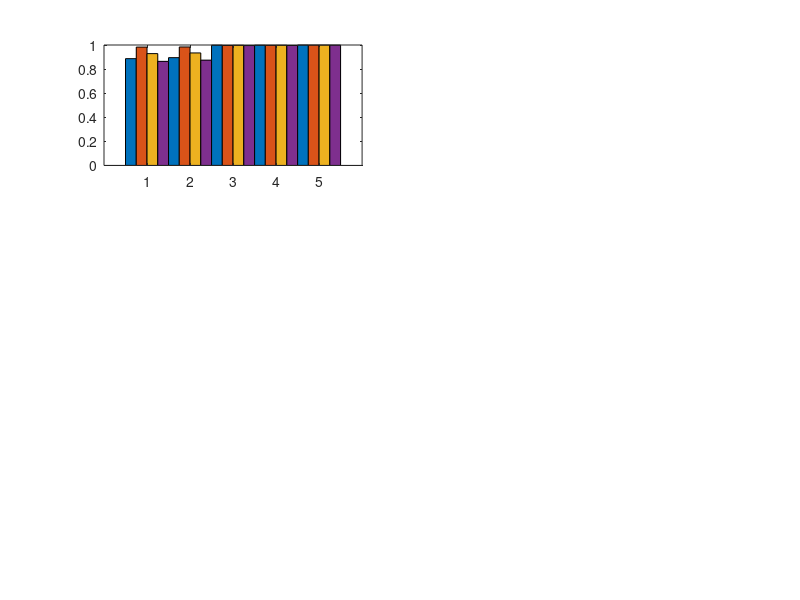

Write the MATLAB code that produced this figure. (Note: this script raises an error after producing the figure.)
%%% Matlab code to generate performance graphs for all scenarios

clear;close all;clc
Y=zeros(5,4);
algorithms={'W-LR'; 'LR+SMOTE'; 'W-DT'; 'SVM+OSS'; 'XGB'};

%************
%scenario 01
%************
%a)W-LR
N=1;TN=56836;FP=1049;FN=60;TP=3606;
%Macro-Precision
Y(N,1)=1/2*((TN/(TN+FN))+(TP/(TP+FP)));
%Macro-Recall
Y(N,2)=1/2*((TN/(TN+FP))+(TP/(TP+FN)));
%Macro-F1
Y(N,3)=1/2*((2*TN/(2*TN+FN+FP))+(2*TP/(2*TP+FP+FN)));
%MCC
Y(N,4)=(TP*TN-FP*FN)/(sqrt((TP+FP)*(TP+FN)*(TN+FP)*(TN+FN)));

%b)LR+SMOTE
N=2;TN=56933;FP=952;FN=59;TP=3607;
%Macro-Precision
Y(N,1)=1/2*((TN/(TN+FN))+(TP/(TP+FP)));
%Macro-Recall
Y(N,2)=1/2*((TN/(TN+FP))+(TP/(TP+FN)));
%Macro-F1
Y(N,3)=1/2*((2*TN/(2*TN+FN+FP))+(2*TP/(2*TP+FP+FN)));
%MCC
Y(N,4)=(TP*TN-FP*FN)/(sqrt((TP+FP)*(TP+FN)*(TN+FP)*(TN+FN)));

%c)W-DT
N=3;TN=57877;FP=8;FN=24;TP=3642;
%Macro-Precision
Y(N,1)=1/2*((TN/(TN+FN))+(TP/(TP+FP)));
%Macro-Recall
Y(N,2)=1/2*((TN/(TN+FP))+(TP/(TP+FN)));
%Macro-F1
Y(N,3)=1/2*((2*TN/(2*TN+FN+FP))+(2*TP/(2*TP+FP+FN)));
%MCC
Y(N,4)=(TP*TN-FP*FN)/(sqrt((TP+FP)*(TP+FN)*(TN+FP)*(TN+FN)));

%d)SVM+OSS
N=4;TN=57874;FP=11;FN=17;TP=3849;
%Macro-Precision
Y(N,1)=1/2*((TN/(TN+FN))+(TP/(TP+FP)));
%Macro-Recall
Y(N,2)=1/2*((TN/(TN+FP))+(TP/(TP+FN)));
%Macro-F1
Y(N,3)=1/2*((2*TN/(2*TN+FN+FP))+(2*TP/(2*TP+FP+FN)));
%MCC
Y(N,4)=(TP*TN-FP*FN)/(sqrt((TP+FP)*(TP+FN)*(TN+FP)*(TN+FN)));

%e)XGB
N=5;TN=57884;FP=1;FN=5;TP=3661;
%Macro-Precision
Y(N,1)=1/2*((TN/(TN+FN))+(TP/(TP+FP)));
%Macro-Recall
Y(N,2)=1/2*((TN/(TN+FP))+(TP/(TP+FN)));
%Macro-F1
Y(N,3)=1/2*((2*TN/(2*TN+FN+FP))+(2*TP/(2*TP+FP+FN)));
%MCC
Y(N,4)=(TP*TN-FP*FN)/(sqrt((TP+FP)*(TP+FN)*(TN+FP)*(TN+FN)));



% Create a vertical bar chart using the bar function
figure(1)
subplot(321)
bar(1:5, Y, 1)
ax = gca;
ax.FontSize = 12;
%background to white 
set(gcf,'color','w');
% Set the axis limits
axis([0 6 0 1.05])
set(gca, 'XTickLabels', algorithms)
% Add title and axis labels
title('Classifier performance for scenario 01')
xlabel('ML algorithm')
ylabel('Performance')
% Add a legend
legend('m-Precision', 'm-Recall', 'm-F1', 'MCC', 'FontSize', 12,'Location','southwest')


%************
%scenario 02
%************
%a)W-LR
N=1;TN=47514;FP=1398;FN=115;TP=4138;
%Macro-Precision
Y(N,1)=1/2*((TN/(TN+FN))+(TP/(TP+FP)));
%Macro-Recall
Y(N,2)=1/2*((TN/(TN+FP))+(TP/(TP+FN)));
%Macro-F1
Y(N,3)=1/2*((2*TN/(2*TN+FN+FP))+(2*TP/(2*TP+FP+FN)));
%MCC
Y(N,4)=(TP*TN-FP*FN)/(sqrt((TP+FP)*(TP+FN)*(TN+FP)*(TN+FN)));


%b)LR+SMOTE
N=2;TN=47561;FP=1351;FN=121;TP=4132;
%Macro-Precision
Y(N,1)=1/2*((TN/(TN+FN))+(TP/(TP+FP)));
%Macro-Recall
Y(N,2)=1/2*((TN/(TN+FP))+(TP/(TP+FN)));
%Macro-F1
Y(N,3)=1/2*((2*TN/(2*TN+FN+FP))+(2*TP/(2*TP+FP+FN)));
%MCC
Y(N,4)=(TP*TN-FP*FN)/(sqrt((TP+FP)*(TP+FN)*(TN+FP)*(TN+FN)));

%c)W-DT
N=3;TN=48907;FP=5;FN=23;TP=4230;
%Macro-Precision
Y(N,1)=1/2*((TN/(TN+FN))+(TP/(TP+FP)));
%Macro-Recall
Y(N,2)=1/2*((TN/(TN+FP))+(TP/(TP+FN)));
%Macro-F1
Y(N,3)=1/2*((2*TN/(2*TN+FN+FP))+(2*TP/(2*TP+FP+FN)));
%MCC
Y(N,4)=(TP*TN-FP*FN)/(sqrt((TP+FP)*(TP+FN)*(TN+FP)*(TN+FN)));

%d)SVM+OSS
N=4;TN=48798;FP=114;FN=22;TP=4231;
%Macro-Precision
Y(N,1)=1/2*((TN/(TN+FN))+(TP/(TP+FP)));
%Macro-Recall
Y(N,2)=1/2*((TN/(TN+FP))+(TP/(TP+FN)));
%Macro-F1
Y(N,3)=1/2*((2*TN/(2*TN+FN+FP))+(2*TP/(2*TP+FP+FN)));
%MCC
Y(N,4)=(TP*TN-FP*FN)/(sqrt((TP+FP)*(TP+FN)*(TN+FP)*(TN+FN)));

%e)XGB
N=5;TN=48911;FP=1;FN=13;TP=4240;
%Macro-Precision
Y(N,1)=1/2*((TN/(TN+FN))+(TP/(TP+FP)));
%Macro-Recall
Y(N,2)=1/2*((TN/(TN+FP))+(TP/(TP+FN)));
%Macro-F1
Y(N,3)=1/2*((2*TN/(2*TN+FN+FP))+(2*TP/(2*TP+FP+FN)));
%MCC
Y(N,4)=(TP*TN-FP*FN)/(sqrt((TP+FP)*(TP+FN)*(TN+FP)*(TN+FN)));



% Create a vertical bar chart using the bar function
subplot(322)
bar(1:5, Y, 1)
ax = gca;
ax.FontSize = 12;
% Set the axis limits
axis([0 6 0 1.05])
set(gca, 'XTickLabels', algorithms)
% Add title and axis labels
title('Classifier performance for scenario 02')
xlabel('ML algorithm')
ylabel('Performance')
% Add a legend
legend('m-Precision', 'm-Recall', 'm-F1', 'MCC', 'FontSize', 12,'Location','southwest')


%************
%scenario 03
%************
%a)W-LR
N=1;TN=83481;FP=537;FN=8;TP=530;
%Macro-Precision
Y(N,1)=1/2*((TN/(TN+FN))+(TP/(TP+FP)));
%Macro-Recall
Y(N,2)=1/2*((TN/(TN+FP))+(TP/(TP+FN)));
%Macro-F1
Y(N,3)=1/2*((2*TN/(2*TN+FN+FP))+(2*TP/(2*TP+FP+FN)));
%MCC
Y(N,4)=(TP*TN-FP*FN)/(sqrt((TP+FP)*(TP+FN)*(TN+FP)*(TN+FN)));


%b)LR+SMOTE
N=2;TN=83527;FP=491;FN=8;TP=530;
%Macro-Precision
Y(N,1)=1/2*((TN/(TN+FN))+(TP/(TP+FP)));
%Macro-Recall
Y(N,2)=1/2*((TN/(TN+FP))+(TP/(TP+FN)));
%Macro-F1
Y(N,3)=1/2*((2*TN/(2*TN+FN+FP))+(2*TP/(2*TP+FP+FN)));
%MCC
Y(N,4)=(TP*TN-FP*FN)/(sqrt((TP+FP)*(TP+FN)*(TN+FP)*(TN+FN)));

%c)W-DT
N=3;TN=84013;FP=5;FN=383;TP=155;
%Macro-Precision
Y(N,1)=1/2*((TN/(TN+FN))+(TP/(TP+FP)));
%Macro-Recall
Y(N,2)=1/2*((TN/(TN+FP))+(TP/(TP+FN)));
%Macro-F1
Y(N,3)=1/2*((2*TN/(2*TN+FN+FP))+(2*TP/(2*TP+FP+FN)));
%MCC
Y(N,4)=(TP*TN-FP*FN)/(sqrt((TP+FP)*(TP+FN)*(TN+FP)*(TN+FN)));

%d)SVM+OSS
N=4;TN=84001;FP=17;FN=2;TP=536;
%Macro-Precision
Y(N,1)=1/2*((TN/(TN+FN))+(TP/(TP+FP)));
%Macro-Recall
Y(N,2)=1/2*((TN/(TN+FP))+(TP/(TP+FN)));
%Macro-F1
Y(N,3)=1/2*((2*TN/(2*TN+FN+FP))+(2*TP/(2*TP+FP+FN)));
%MCC
Y(N,4)=(TP*TN-FP*FN)/(sqrt((TP+FP)*(TP+FN)*(TN+FP)*(TN+FN)));

%e)XGB
N=5;TN=84017;FP=1;FN=17;TP=521;
%Macro-Precision
Y(N,1)=1/2*((TN/(TN+FN))+(TP/(TP+FP)));
%Macro-Recall
Y(N,2)=1/2*((TN/(TN+FP))+(TP/(TP+FN)));
%Macro-F1
Y(N,3)=1/2*((2*TN/(2*TN+FN+FP))+(2*TP/(2*TP+FP+FN)));
%MCC
Y(N,4)=(TP*TN-FP*FN)/(sqrt((TP+FP)*(TP+FN)*(TN+FP)*(TN+FN)));



% Create a vertical bar chart using the bar function
subplot(323)
bar(1:5, Y, 1)
ax = gca;
ax.FontSize = 12;
% Set the axis limits
axis([0 6 0 1.05])
set(gca, 'XTickLabels', algorithms)
% Add title and axis labels
title('Classifier performance for scenario 03')
xlabel('ML algorithm')
ylabel('Performance')
% Add a legend
legend('m-Precision', 'm-Recall', 'm-F1', 'MCC', 'FontSize', 12,'Location','southwest')


%************
%scenario 04
%************
%a)W-LR
N=1;TN=60441;FP=269;FN=7;TP=40;
%Macro-Precision
Y(N,1)=1/2*((TN/(TN+FN))+(TP/(TP+FP)));
%Macro-Recall
Y(N,2)=1/2*((TN/(TN+FP))+(TP/(TP+FN)));
%Macro-F1
Y(N,3)=1/2*((2*TN/(2*TN+FN+FP))+(2*TP/(2*TP+FP+FN)));
%MCC
Y(N,4)=(TP*TN-FP*FN)/(sqrt((TP+FP)*(TP+FN)*(TN+FP)*(TN+FN)));


%b)LR+SMOTE
N=2;TN=60548;FP=162;FN=9;TP=38;
%Macro-Precision
Y(N,1)=1/2*((TN/(TN+FN))+(TP/(TP+FP)));
%Macro-Recall
Y(N,2)=1/2*((TN/(TN+FP))+(TP/(TP+FN)));
%Macro-F1
Y(N,3)=1/2*((2*TN/(2*TN+FN+FP))+(2*TP/(2*TP+FP+FN)));
%MCC
Y(N,4)=(TP*TN-FP*FN)/(sqrt((TP+FP)*(TP+FN)*(TN+FP)*(TN+FN)));

%c)W-DT
N=3;TN=60708;FP=2;FN=5;TP=42;
%Macro-Precision
Y(N,1)=1/2*((TN/(TN+FN))+(TP/(TP+FP)));
%Macro-Recall
Y(N,2)=1/2*((TN/(TN+FP))+(TP/(TP+FN)));
%Macro-F1
Y(N,3)=1/2*((2*TN/(2*TN+FN+FP))+(2*TP/(2*TP+FP+FN)));
%MCC
Y(N,4)=(TP*TN-FP*FN)/(sqrt((TP+FP)*(TP+FN)*(TN+FP)*(TN+FN)));

%d)SVM+OSS
N=4;TN=60704;FP=6;FN=7;TP=40;
%Macro-Precision
Y(N,1)=1/2*((TN/(TN+FN))+(TP/(TP+FP)));
%Macro-Recall
Y(N,2)=1/2*((TN/(TN+FP))+(TP/(TP+FN)));
%Macro-F1
Y(N,3)=1/2*((2*TN/(2*TN+FN+FP))+(2*TP/(2*TP+FP+FN)));
%MCC
Y(N,4)=(TP*TN-FP*FN)/(sqrt((TP+FP)*(TP+FN)*(TN+FP)*(TN+FN)));

%e)XGB
N=5;TN=60709;FP=1;FN=14;TP=33;
%Macro-Precision
Y(N,1)=1/2*((TN/(TN+FN))+(TP/(TP+FP)));
%Macro-Recall
Y(N,2)=1/2*((TN/(TN+FP))+(TP/(TP+FN)));
%Macro-F1
Y(N,3)=1/2*((2*TN/(2*TN+FN+FP))+(2*TP/(2*TP+FP+FN)));
%MCC
Y(N,4)=(TP*TN-FP*FN)/(sqrt((TP+FP)*(TP+FN)*(TN+FP)*(TN+FN)));



% Create a vertical bar chart using the bar function
subplot(324)
bar(1:5, Y, 1)
ax = gca;
ax.FontSize = 12;
% Set the axis limits
axis([0 6 0 1.05])
set(gca, 'XTickLabels', algorithms)
% Add title and axis labels
title('Classifier performance for scenario 04')
xlabel('ML algorithm')
ylabel('Performance')
% Add a legend
legend('m-Precision', 'm-Recall', 'm-F1', 'MCC', 'FontSize', 12,'Location','southwest')


%************
%scenario 05
%************
%a)W-LR
N=1;TN=46099;FP=344;FN=16;TP=151;
%Macro-Precision
Y(N,1)=1/2*((TN/(TN+FN))+(TP/(TP+FP)));
%Macro-Recall
Y(N,2)=1/2*((TN/(TN+FP))+(TP/(TP+FN)));
%Macro-F1
Y(N,3)=1/2*((2*TN/(2*TN+FN+FP))+(2*TP/(2*TP+FP+FN)));
%MCC
Y(N,4)=(TP*TN-FP*FN)/(sqrt((TP+FP)*(TP+FN)*(TN+FP)*(TN+FN)));


%b)LR+SMOTE
N=2;TN=46156;FP=287;FN=14;TP=153;
%Macro-Precision
Y(N,1)=1/2*((TN/(TN+FN))+(TP/(TP+FP)));
%Macro-Recall
Y(N,2)=1/2*((TN/(TN+FP))+(TP/(TP+FN)));
%Macro-F1
Y(N,3)=1/2*((2*TN/(2*TN+FN+FP))+(2*TP/(2*TP+FP+FN)));
%MCC
Y(N,4)=(TP*TN-FP*FN)/(sqrt((TP+FP)*(TP+FN)*(TN+FP)*(TN+FN)));

%c)W-DT
N=3;TN=46437;FP=6;FN=139;TP=28;
%Macro-Precision
Y(N,1)=1/2*((TN/(TN+FN))+(TP/(TP+FP)));
%Macro-Recall
Y(N,2)=1/2*((TN/(TN+FP))+(TP/(TP+FN)));
%Macro-F1
Y(N,3)=1/2*((2*TN/(2*TN+FN+FP))+(2*TP/(2*TP+FP+FN)));
%MCC
Y(N,4)=(TP*TN-FP*FN)/(sqrt((TP+FP)*(TP+FN)*(TN+FP)*(TN+FN)));

%d)SVM+OSS
N=4;TN=46431;FP=12;FN=20;TP=147;
%Macro-Precision
Y(N,1)=1/2*((TN/(TN+FN))+(TP/(TP+FP)));
%Macro-Recall
Y(N,2)=1/2*((TN/(TN+FP))+(TP/(TP+FN)));
%Macro-F1
Y(N,3)=1/2*((2*TN/(2*TN+FN+FP))+(2*TP/(2*TP+FP+FN)));
%MCC
Y(N,4)=(TP*TN-FP*FN)/(sqrt((TP+FP)*(TP+FN)*(TN+FP)*(TN+FN)));

%e)XGB
N=5;TN=46442;FP=1;FN=31;TP=136;
%Macro-Precision
Y(N,1)=1/2*((TN/(TN+FN))+(TP/(TP+FP)));
%Macro-Recall
Y(N,2)=1/2*((TN/(TN+FP))+(TP/(TP+FN)));
%Macro-F1
Y(N,3)=1/2*((2*TN/(2*TN+FN+FP))+(2*TP/(2*TP+FP+FN)));
%MCC
Y(N,4)=(TP*TN-FP*FN)/(sqrt((TP+FP)*(TP+FN)*(TN+FP)*(TN+FN)));



% Create a vertical bar chart using the bar function
subplot(325)
bar(1:5, Y, 1)
ax = gca;
ax.FontSize = 12;
% Set the axis limits
axis([0 6 0 1.05])
set(gca, 'XTickLabels', algorithms)
% Add title and axis labels
title('Classifier performance for scenario 05')
xlabel('ML algorithm')
ylabel('Performance')
% Add a legend
legend('m-Precision', 'm-Recall', 'm-F1', 'MCC', 'FontSize', 12,'Location','southwest')



%************
%scenario 06
%************
%a)W-LR
N=1;TN=76288;FP=280;FN=7;TP=903;
%Macro-Precision
Y(N,1)=1/2*((TN/(TN+FN))+(TP/(TP+FP)));
%Macro-Recall
Y(N,2)=1/2*((TN/(TN+FP))+(TP/(TP+FN)));
%Macro-F1
Y(N,3)=1/2*((2*TN/(2*TN+FN+FP))+(2*TP/(2*TP+FP+FN)));
%MCC
Y(N,4)=(TP*TN-FP*FN)/(sqrt((TP+FP)*(TP+FN)*(TN+FP)*(TN+FN)));


%b)LR+SMOTE
N=2;TN=76305;FP=279;FN=6;TP=904;
%Macro-Precision
Y(N,1)=1/2*((TN/(TN+FN))+(TP/(TP+FP)));
%Macro-Recall
Y(N,2)=1/2*((TN/(TN+FP))+(TP/(TP+FN)));
%Macro-F1
Y(N,3)=1/2*((2*TN/(2*TN+FN+FP))+(2*TP/(2*TP+FP+FN)));
%MCC
Y(N,4)=(TP*TN-FP*FN)/(sqrt((TP+FP)*(TP+FN)*(TN+FP)*(TN+FN)));

%c)W-DT
N=3;TN=76566;FP=2;FN=139;TP=771;
%Macro-Precision
Y(N,1)=1/2*((TN/(TN+FN))+(TP/(TP+FP)));
%Macro-Recall
Y(N,2)=1/2*((TN/(TN+FP))+(TP/(TP+FN)));
%Macro-F1
Y(N,3)=1/2*((2*TN/(2*TN+FN+FP))+(2*TP/(2*TP+FP+FN)));
%MCC
Y(N,4)=(TP*TN-FP*FN)/(sqrt((TP+FP)*(TP+FN)*(TN+FP)*(TN+FN)));

%d)SVM+OSS
N=4;TN=76548;FP=20;FN=3;TP=907;
%Macro-Precision
Y(N,1)=1/2*((TN/(TN+FN))+(TP/(TP+FP)));
%Macro-Recall
Y(N,2)=1/2*((TN/(TN+FP))+(TP/(TP+FN)));
%Macro-F1
Y(N,3)=1/2*((2*TN/(2*TN+FN+FP))+(2*TP/(2*TP+FP+FN)));
%MCC
Y(N,4)=(TP*TN-FP*FN)/(sqrt((TP+FP)*(TP+FN)*(TN+FP)*(TN+FN)));

%e)XGB
N=5;TN=76567;FP=1;FN=3;TP=907;
%Macro-Precision
Y(N,1)=1/2*((TN/(TN+FN))+(TP/(TP+FP)));
%Macro-Recall
Y(N,2)=1/2*((TN/(TN+FP))+(TP/(TP+FN)));
%Macro-F1
Y(N,3)=1/2*((2*TN/(2*TN+FN+FP))+(2*TP/(2*TP+FP+FN)));
%MCC
Y(N,4)=(TP*TN-FP*FN)/(sqrt((TP+FP)*(TP+FN)*(TN+FP)*(TN+FN)));



% Create a vertical bar chart using the bar function
subplot(326)
bar(1:5, Y, 1)
ax = gca;
ax.FontSize = 12;
% Set the axis limits
axis([0 6 0 1.05])
set(gca, 'XTickLabels', algorithms)
% Add title and axis labels
title('Classifier performance for scenario 06')
xlabel('ML algorithm')
ylabel('Performance')
% Add a legend
legend('m-Precision', 'm-Recall', 'm-F1', 'MCC', 'FontSize', 12,'Location','southwest')


%************
%scenario 07
%************
%a)W-LR
N=1;TN=63082;FP=1036;FN=107;TP=3001;
%Macro-Precision
Y(N,1)=1/2*((TN/(TN+FN))+(TP/(TP+FP)));
%Macro-Recall
Y(N,2)=1/2*((TN/(TN+FP))+(TP/(TP+FN)));
%Macro-F1
Y(N,3)=1/2*((2*TN/(2*TN+FN+FP))+(2*TP/(2*TP+FP+FN)));
%MCC
Y(N,4)=(TP*TN-FP*FN)/(sqrt((TP+FP)*(TP+FN)*(TN+FP)*(TN+FN)));


%b)LR+SMOTE
N=2;TN=63188;FP=930;FN=91;TP=3017;
%Macro-Precision
Y(N,1)=1/2*((TN/(TN+FN))+(TP/(TP+FP)));
%Macro-Recall
Y(N,2)=1/2*((TN/(TN+FP))+(TP/(TP+FN)));
%Macro-F1
Y(N,3)=1/2*((2*TN/(2*TN+FN+FP))+(2*TP/(2*TP+FP+FN)));
%MCC
Y(N,4)=(TP*TN-FP*FN)/(sqrt((TP+FP)*(TP+FN)*(TN+FP)*(TN+FN)));

%c)W-DT
N=3;TN=64023;FP=95;FN=65;TP=3043;
%Macro-Precision
Y(N,1)=1/2*((TN/(TN+FN))+(TP/(TP+FP)));
%Macro-Recall
Y(N,2)=1/2*((TN/(TN+FP))+(TP/(TP+FN)));
%Macro-F1
Y(N,3)=1/2*((2*TN/(2*TN+FN+FP))+(2*TP/(2*TP+FP+FN)));
%MCC
Y(N,4)=(TP*TN-FP*FN)/(sqrt((TP+FP)*(TP+FN)*(TN+FP)*(TN+FN)));

%d)SVM+OSS
N=4;TN=64091;FP=27;FN=22;TP=3086;
%Macro-Precision
Y(N,1)=1/2*((TN/(TN+FN))+(TP/(TP+FP)));
%Macro-Recall
Y(N,2)=1/2*((TN/(TN+FP))+(TP/(TP+FN)));
%Macro-F1
Y(N,3)=1/2*((2*TN/(2*TN+FN+FP))+(2*TP/(2*TP+FP+FN)));
%MCC
Y(N,4)=(TP*TN-FP*FN)/(sqrt((TP+FP)*(TP+FN)*(TN+FP)*(TN+FN)));

%e)XGB
N=5;TN=64117;FP=1;FN=18;TP=3090;
%Macro-Precision
Y(N,1)=1/2*((TN/(TN+FN))+(TP/(TP+FP)));
%Macro-Recall
Y(N,2)=1/2*((TN/(TN+FP))+(TP/(TP+FN)));
%Macro-F1
Y(N,3)=1/2*((2*TN/(2*TN+FN+FP))+(2*TP/(2*TP+FP+FN)));
%MCC
Y(N,4)=(TP*TN-FP*FN)/(sqrt((TP+FP)*(TP+FN)*(TN+FP)*(TN+FN)));



% Create a vertical bar chart using the bar function
figure(2)
subplot(321)
bar(1:5, Y, 1)
ax = gca;
ax.FontSize = 12;
%background to white 
set(gcf,'color','w');
% Set the axis limits
axis([0 6 0 1.05])
set(gca, 'XTickLabels', algorithms)
% Add title and axis labels
title('Classifier performance for scenario 07')
xlabel('ML algorithm')
ylabel('Performance')
% Add a legend
legend('m-Precision', 'm-Recall', 'm-F1', 'MCC', 'FontSize', 12,'Location','southwest')


%************
%scenario 08
%************
%a)W-LR
N=1;TN=67485;FP=376;FN=17;TP=674;
%Macro-Precision
Y(N,1)=1/2*((TN/(TN+FN))+(TP/(TP+FP)));
%Macro-Recall
Y(N,2)=1/2*((TN/(TN+FP))+(TP/(TP+FN)));
%Macro-F1
Y(N,3)=1/2*((2*TN/(2*TN+FN+FP))+(2*TP/(2*TP+FP+FN)));
%MCC
Y(N,4)=(TP*TN-FP*FN)/(sqrt((TP+FP)*(TP+FN)*(TN+FP)*(TN+FN)));


%b)LR+SMOTE
N=2;TN=67562;FP=299;FN=14;TP=677;
%Macro-Precision
Y(N,1)=1/2*((TN/(TN+FN))+(TP/(TP+FP)));
%Macro-Recall
Y(N,2)=1/2*((TN/(TN+FP))+(TP/(TP+FN)));
%Macro-F1
Y(N,3)=1/2*((2*TN/(2*TN+FN+FP))+(2*TP/(2*TP+FP+FN)));
%MCC
Y(N,4)=(TP*TN-FP*FN)/(sqrt((TP+FP)*(TP+FN)*(TN+FP)*(TN+FN)));

%c)W-DT
N=3;TN=67858;FP=3;FN=319;TP=372;
%Macro-Precision
Y(N,1)=1/2*((TN/(TN+FN))+(TP/(TP+FP)));
%Macro-Recall
Y(N,2)=1/2*((TN/(TN+FP))+(TP/(TP+FN)));
%Macro-F1
Y(N,3)=1/2*((2*TN/(2*TN+FN+FP))+(2*TP/(2*TP+FP+FN)));
%MCC
Y(N,4)=(TP*TN-FP*FN)/(sqrt((TP+FP)*(TP+FN)*(TN+FP)*(TN+FN)));

%d)SVM+OSS
N=4;TN=67857;FP=4;FN=14;TP=677;
%Macro-Precision
Y(N,1)=1/2*((TN/(TN+FN))+(TP/(TP+FP)));
%Macro-Recall
Y(N,2)=1/2*((TN/(TN+FP))+(TP/(TP+FN)));
%Macro-F1
Y(N,3)=1/2*((2*TN/(2*TN+FN+FP))+(2*TP/(2*TP+FP+FN)));
%MCC
Y(N,4)=(TP*TN-FP*FN)/(sqrt((TP+FP)*(TP+FN)*(TN+FP)*(TN+FN)));

%e)XGB
N=5;TN=67861;FP=0;FN=30;TP=661;
%Macro-Precision
Y(N,1)=1/2*((TN/(TN+FN))+(TP/(TP+FP)));
%Macro-Recall
Y(N,2)=1/2*((TN/(TN+FP))+(TP/(TP+FN)));
%Macro-F1
Y(N,3)=1/2*((2*TN/(2*TN+FN+FP))+(2*TP/(2*TP+FP+FN)));
%MCC
Y(N,4)=(TP*TN-FP*FN)/(sqrt((TP+FP)*(TP+FN)*(TN+FP)*(TN+FN)));



% Create a vertical bar chart using the bar function
subplot(322)
bar(1:5, Y, 1)
ax = gca;
ax.FontSize = 12;
% Set the axis limits
axis([0 6 0 1.05])
set(gca, 'XTickLabels', algorithms)
% Add title and axis labels
title('Classifier performance for scenario 08')
xlabel('ML algorithm')
ylabel('Performance')
% Add a legend
legend('m-Precision', 'm-Recall', 'm-F1', 'MCC', 'FontSize', 12,'Location','southwest')


%************
%scenario 09
%************
%a)W-LR
N=1;TN=68967;FP=1530;FN=191;TP=487;
%Macro-Precision
Y(N,1)=1/2*((TN/(TN+FN))+(TP/(TP+FP)));
%Macro-Recall
Y(N,2)=1/2*((TN/(TN+FP))+(TP/(TP+FN)));
%Macro-F1
Y(N,3)=1/2*((2*TN/(2*TN+FN+FP))+(2*TP/(2*TP+FP+FN)));
%MCC
Y(N,4)=(TP*TN-FP*FN)/(sqrt((TP+FP)*(TP+FN)*(TN+FP)*(TN+FN)));


%b)LR+SMOTE
N=2;TN=69427;FP=1070;FN=116;TP=562;
%Macro-Precision
Y(N,1)=1/2*((TN/(TN+FN))+(TP/(TP+FP)));
%Macro-Recall
Y(N,2)=1/2*((TN/(TN+FP))+(TP/(TP+FN)));
%Macro-F1
Y(N,3)=1/2*((2*TN/(2*TN+FN+FP))+(2*TP/(2*TP+FP+FN)));
%MCC
Y(N,4)=(TP*TN-FP*FN)/(sqrt((TP+FP)*(TP+FN)*(TN+FP)*(TN+FN)));

%c)W-DT
N=3;TN=70490;FP=7;FN=324;TP=354;
%Macro-Precision
Y(N,1)=1/2*((TN/(TN+FN))+(TP/(TP+FP)));
%Macro-Recall
Y(N,2)=1/2*((TN/(TN+FP))+(TP/(TP+FN)));
%Macro-F1
Y(N,3)=1/2*((2*TN/(2*TN+FN+FP))+(2*TP/(2*TP+FP+FN)));
%MCC
Y(N,4)=(TP*TN-FP*FN)/(sqrt((TP+FP)*(TP+FN)*(TN+FP)*(TN+FN)));

%d)SVM+OSS
N=4;TN=70457;FP=40;FN=22;TP=656;
%Macro-Precision
Y(N,1)=1/2*((TN/(TN+FN))+(TP/(TP+FP)));
%Macro-Recall
Y(N,2)=1/2*((TN/(TN+FP))+(TP/(TP+FN)));
%Macro-F1
Y(N,3)=1/2*((2*TN/(2*TN+FN+FP))+(2*TP/(2*TP+FP+FN)));
%MCC
Y(N,4)=(TP*TN-FP*FN)/(sqrt((TP+FP)*(TP+FN)*(TN+FP)*(TN+FN)));

%e)XGB
N=5;TN=70497;FP=0;FN=78;TP=600;
%Macro-Precision
Y(N,1)=1/2*((TN/(TN+FN))+(TP/(TP+FP)));
%Macro-Recall
Y(N,2)=1/2*((TN/(TN+FP))+(TP/(TP+FN)));
%Macro-F1
Y(N,3)=1/2*((2*TN/(2*TN+FN+FP))+(2*TP/(2*TP+FP+FN)));
%MCC
Y(N,4)=(TP*TN-FP*FN)/(sqrt((TP+FP)*(TP+FN)*(TN+FP)*(TN+FN)));



% Create a vertical bar chart using the bar function
subplot(323)
bar(1:5, Y, 1)
ax = gca;
ax.FontSize = 12;
% Set the axis limits
axis([0 6 0 1.05])
set(gca, 'XTickLabels', algorithms)
% Add title and axis labels
title('Classifier performance for scenario 09')
xlabel('ML algorithm')
ylabel('Performance')
% Add a legend
legend('m-Precision', 'm-Recall', 'm-F1', 'MCC', 'FontSize', 12,'Location','southwest')


%************
%scenario 10
%************
%a)W-LR
N=1;TN=85813;FP=315;FN=3;TP=884;
%Macro-Precision
Y(N,1)=1/2*((TN/(TN+FN))+(TP/(TP+FP)));
%Macro-Recall
Y(N,2)=1/2*((TN/(TN+FP))+(TP/(TP+FN)));
%Macro-F1
Y(N,3)=1/2*((2*TN/(2*TN+FN+FP))+(2*TP/(2*TP+FP+FN)));
%MCC
Y(N,4)=(TP*TN-FP*FN)/(sqrt((TP+FP)*(TP+FN)*(TN+FP)*(TN+FN)));


%b)LR+SMOTE
N=2;TN=85859;FP=269;FN=3;TP=884;
%Macro-Precision
Y(N,1)=1/2*((TN/(TN+FN))+(TP/(TP+FP)));
%Macro-Recall
Y(N,2)=1/2*((TN/(TN+FP))+(TP/(TP+FN)));
%Macro-F1
Y(N,3)=1/2*((2*TN/(2*TN+FN+FP))+(2*TP/(2*TP+FP+FN)));
%MCC
Y(N,4)=(TP*TN-FP*FN)/(sqrt((TP+FP)*(TP+FN)*(TN+FP)*(TN+FN)));

%c)W-DT
N=3;TN=86126;FP=2;FN=275;TP=612;
%Macro-Precision
Y(N,1)=1/2*((TN/(TN+FN))+(TP/(TP+FP)));
%Macro-Recall
Y(N,2)=1/2*((TN/(TN+FP))+(TP/(TP+FN)));
%Macro-F1
Y(N,3)=1/2*((2*TN/(2*TN+FN+FP))+(2*TP/(2*TP+FP+FN)));
%MCC
Y(N,4)=(TP*TN-FP*FN)/(sqrt((TP+FP)*(TP+FN)*(TN+FP)*(TN+FN)));

%d)SVM+OSS
N=4;TN=86114;FP=14;FN=68;TP=819;
%Macro-Precision
Y(N,1)=1/2*((TN/(TN+FN))+(TP/(TP+FP)));
%Macro-Recall
Y(N,2)=1/2*((TN/(TN+FP))+(TP/(TP+FN)));
%Macro-F1
Y(N,3)=1/2*((2*TN/(2*TN+FN+FP))+(2*TP/(2*TP+FP+FN)));
%MCC
Y(N,4)=(TP*TN-FP*FN)/(sqrt((TP+FP)*(TP+FN)*(TN+FP)*(TN+FN)));

%e)XGB
N=5;TN=86127;FP=1;FN=95;TP=792;
%Macro-Precision
Y(N,1)=1/2*((TN/(TN+FN))+(TP/(TP+FP)));
%Macro-Recall
Y(N,2)=1/2*((TN/(TN+FP))+(TP/(TP+FN)));
%Macro-F1
Y(N,3)=1/2*((2*TN/(2*TN+FN+FP))+(2*TP/(2*TP+FP+FN)));
%MCC
Y(N,4)=(TP*TN-FP*FN)/(sqrt((TP+FP)*(TP+FN)*(TN+FP)*(TN+FN)));



% Create a vertical bar chart using the bar function
subplot(324)
bar(1:5, Y, 1)
ax = gca;
ax.FontSize = 12;
% Set the axis limits
axis([0 6 0 1.05])
set(gca, 'XTickLabels', algorithms)
% Add title and axis labels
title('Classifier performance for scenario 10')
xlabel('ML algorithm')
ylabel('Performance')
% Add a legend
legend('m-Precision', 'm-Recall', 'm-F1', 'MCC', 'FontSize', 12,'Location','southwest')


%************
%scenario 11
%************
%a)W-LR
N=1;TN=110238;FP=392;FN=13;TP=43;
%Macro-Precision
Y(N,1)=1/2*((TN/(TN+FN))+(TP/(TP+FP)));
%Macro-Recall
Y(N,2)=1/2*((TN/(TN+FP))+(TP/(TP+FN)));
%Macro-F1
Y(N,3)=1/2*((2*TN/(2*TN+FN+FP))+(2*TP/(2*TP+FP+FN)));
%MCC
Y(N,4)=(TP*TN-FP*FN)/(sqrt((TP+FP)*(TP+FN)*(TN+FP)*(TN+FN)));


%b)LR+SMOTE
N=2;TN=110364;FP=266;FN=13;TP=43;
%Macro-Precision
Y(N,1)=1/2*((TN/(TN+FN))+(TP/(TP+FP)));
%Macro-Recall
Y(N,2)=1/2*((TN/(TN+FP))+(TP/(TP+FN)));
%Macro-F1
Y(N,3)=1/2*((2*TN/(2*TN+FN+FP))+(2*TP/(2*TP+FP+FN)));
%MCC
Y(N,4)=(TP*TN-FP*FN)/(sqrt((TP+FP)*(TP+FN)*(TN+FP)*(TN+FN)));

%c)W-DT
N=3;TN=110627;FP=3;FN=47;TP=9;
%Macro-Precision
Y(N,1)=1/2*((TN/(TN+FN))+(TP/(TP+FP)));
%Macro-Recall
Y(N,2)=1/2*((TN/(TN+FP))+(TP/(TP+FN)));
%Macro-F1
Y(N,3)=1/2*((2*TN/(2*TN+FN+FP))+(2*TP/(2*TP+FP+FN)));
%MCC
Y(N,4)=(TP*TN-FP*FN)/(sqrt((TP+FP)*(TP+FN)*(TN+FP)*(TN+FN)));

%d)SVM+OSS
N=4;TN=110625;FP=5;FN=13;TP=43;
%Macro-Precision
Y(N,1)=1/2*((TN/(TN+FN))+(TP/(TP+FP)));
%Macro-Recall
Y(N,2)=1/2*((TN/(TN+FP))+(TP/(TP+FN)));
%Macro-F1
Y(N,3)=1/2*((2*TN/(2*TN+FN+FP))+(2*TP/(2*TP+FP+FN)));
%MCC
Y(N,4)=(TP*TN-FP*FN)/(sqrt((TP+FP)*(TP+FN)*(TN+FP)*(TN+FN)));

%e)XGB
N=5;TN=110630;FP=0;FN=10;TP=46;
%Macro-Precision
Y(N,1)=1/2*((TN/(TN+FN))+(TP/(TP+FP)));
%Macro-Recall
Y(N,2)=1/2*((TN/(TN+FP))+(TP/(TP+FN)));
%Macro-F1
Y(N,3)=1/2*((2*TN/(2*TN+FN+FP))+(2*TP/(2*TP+FP+FN)));
%MCC
Y(N,4)=(TP*TN-FP*FN)/(sqrt((TP+FP)*(TP+FN)*(TN+FP)*(TN+FN)));



% Create a vertical bar chart using the bar function
subplot(325)
bar(1:5, Y, 1)
ax = gca;
ax.FontSize = 12;
% Set the axis limits
axis([0 6 0 1.05])
set(gca, 'XTickLabels', algorithms)
% Add title and axis labels
title('Classifier performance for scenario 11')
xlabel('ML algorithm')
ylabel('Performance')
% Add a legend
legend('m-Precision', 'm-Recall', 'm-F1', 'MCC', 'FontSize', 12,'Location','southwest')



%************
%scenario 12
%************
%a)W-LR
N=1;TN=41182;FP=131;FN=9;TP=110;
%Macro-Precision
Y(N,1)=1/2*((TN/(TN+FN))+(TP/(TP+FP)));
%Macro-Recall
Y(N,2)=1/2*((TN/(TN+FP))+(TP/(TP+FN)));
%Macro-F1
Y(N,3)=1/2*((2*TN/(2*TN+FN+FP))+(2*TP/(2*TP+FP+FN)));
%MCC
Y(N,4)=(TP*TN-FP*FN)/(sqrt((TP+FP)*(TP+FN)*(TN+FP)*(TN+FN)));


%b)LR+SMOTE
N=2;TN=41195;FP=118;FN=10;TP=109;
%Macro-Precision
Y(N,1)=1/2*((TN/(TN+FN))+(TP/(TP+FP)));
%Macro-Recall
Y(N,2)=1/2*((TN/(TN+FP))+(TP/(TP+FN)));
%Macro-F1
Y(N,3)=1/2*((2*TN/(2*TN+FN+FP))+(2*TP/(2*TP+FP+FN)));
%MCC
Y(N,4)=(TP*TN-FP*FN)/(sqrt((TP+FP)*(TP+FN)*(TN+FP)*(TN+FN)));

%c)W-DT
N=3;TN=41310;FP=3;FN=8;TP=111;
%Macro-Precision
Y(N,1)=1/2*((TN/(TN+FN))+(TP/(TP+FP)));
%Macro-Recall
Y(N,2)=1/2*((TN/(TN+FP))+(TP/(TP+FN)));
%Macro-F1
Y(N,3)=1/2*((2*TN/(2*TN+FN+FP))+(2*TP/(2*TP+FP+FN)));
%MCC
Y(N,4)=(TP*TN-FP*FN)/(sqrt((TP+FP)*(TP+FN)*(TN+FP)*(TN+FN)));

%d)SVM+OSS
N=4;TN=41303;FP=10;FN=16;TP=103;
%Macro-Precision
Y(N,1)=1/2*((TN/(TN+FN))+(TP/(TP+FP)));
%Macro-Recall
Y(N,2)=1/2*((TN/(TN+FP))+(TP/(TP+FN)));
%Macro-F1
Y(N,3)=1/2*((2*TN/(2*TN+FN+FP))+(2*TP/(2*TP+FP+FN)));
%MCC
Y(N,4)=(TP*TN-FP*FN)/(sqrt((TP+FP)*(TP+FN)*(TN+FP)*(TN+FN)));

%e)XGB
N=5;TN=41313;FP=0;FN=12;TP=107;
%Macro-Precision
Y(N,1)=1/2*((TN/(TN+FN))+(TP/(TP+FP)));
%Macro-Recall
Y(N,2)=1/2*((TN/(TN+FP))+(TP/(TP+FN)));
%Macro-F1
Y(N,3)=1/2*((2*TN/(2*TN+FN+FP))+(2*TP/(2*TP+FP+FN)));
%MCC
Y(N,4)=(TP*TN-FP*FN)/(sqrt((TP+FP)*(TP+FN)*(TN+FP)*(TN+FN)));



% Create a vertical bar chart using the bar function
subplot(326)
bar(1:5, Y, 1)
ax = gca;
ax.FontSize = 12;
% Set the axis limits
axis([0 6 0 1.05])
set(gca, 'XTickLabels', algorithms)
% Add title and axis labels
title('Classifier performance for scenario 12')
xlabel('ML algorithm')
ylabel('Performance')
% Add a legend
legend('m-Precision', 'm-Recall', 'm-F1', 'MCC', 'FontSize', 12,'Location','southwest')

